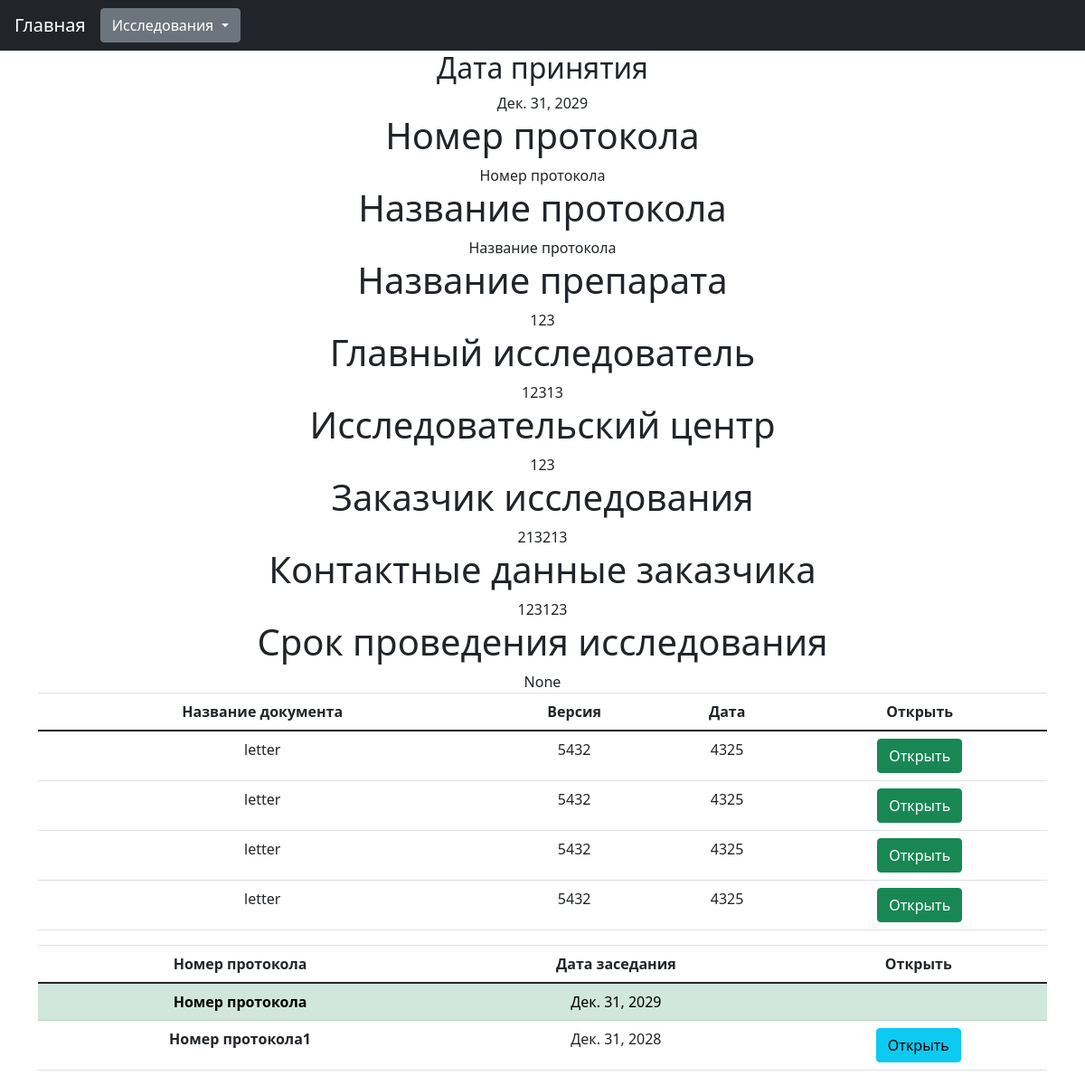
The app's page /research/WatchResearch/357/ with its own data.
### researchManager/models.py (models this page shows)
class Research(models.Model):
    type = models.CharField("Тип исследования", max_length=50, null=True, blank=True)
    type_request = models.CharField("Тип заявки", max_length=50, null=True, blank=True)
    owner = models.CharField("ОВНЕР", max_length=50, null=True, blank=True)
    identityCode = models.CharField("Код исследования", max_length=50, null=True, blank=True)
    date_accepted = models.DateField("Дата одобрения", blank=True, null=True)
    date_created = models.DateTimeField("Дата загрузки в систему", auto_now_add=True, null=True, blank=True)
    protocol_number = models.CharField("Номер протокола", max_length=50, null=True, blank=True)
    protocol_name = models.CharField("Название протокола", max_length=500, null=True, blank=True)
    work_name = models.CharField("Название работы", max_length=500, null=True, blank=True)
    division = models.CharField("Подразделение", max_length=500, null=True, blank=True)
    executor = models.CharField("Исполнитель", max_length=500, null=True, blank=True)
    specialization = models.CharField("Специализация", max_length=500, null=True, blank=True)
    managers = models.CharField("Менеджеры", max_length=500, null=True, blank=True)
    name_research = models.CharField("Название исследования", max_length=500, null=True, blank=True)
    drug_name = models.CharField("Название препарата", max_length=500, null=True, blank=True)
    main_researcher = models.CharField("Главвный исследователь", max_length=500, null=True, blank=True)
    research_center = models.CharField("Исследовательский центр", max_length=500, null=True, blank=True)
    customer = models.CharField("Заказчик", max_length=500, null=True, blank=True)
    customer_contacts = models.CharField("Контактные данные заказчика", max_length=500, null=True, blank=True)
    duration = models.DateTimeField("Дата окончания исследования", null=True, blank=True)
    class Meta:
        verbose_name = "Исследование"
        verbose_name_plural = "Исследования"
    def __str__(self):
        return self.protocol_number

class Files(models.Model):
    name = models.CharField("Название документа", max_length=150)
    version = models.CharField("Версия документа", max_length=50, null=True, blank=True)
    date = models.CharField("Дата документа", max_length=50, null=True, blank=True)
    file = models.FileField("Путь к файлу")
    research = models.ForeignKey(Research, on_delete=models.CASCADE, related_name='research_id')

### researchManager/views.py (the view)
# urls.py: path("WatchResearch/<int:researchId>/", views.WatchResearch.getResearch, name="watchResearch"),
    def getResearch(request, researchId):
        research, filesList, history = getResearchHistory(researchId)
        return render(request, "research/research.html", {
            'research': research,
            'filesList': filesList,
            'history': history,
        })

### researchManager/functions/loadResearch.py (called while the page is built)
def getResearchHistory(researchId):
    research = Research.objects.get(id=researchId)
    filesList = Files.objects.filter(research=research)
    history = []
    relatedResearchs = Research.objects.filter(identityCode=research.identityCode).order_by('-date_accepted')
    for historyResearch in relatedResearchs:
        historyFiles = Files.objects.filter(research=research)
        history.append({"historyResearch": historyResearch, "historyFiles": historyFiles})
    return research, filesList, history

### templates/research/research.html (shortened to what this page needs)
{% extends "base.html" %}
{% block content %}
{% if research.type == "clinicalResearch" %}
  {% include "research/watchResearch/clinicalResearch.html" %}
{% endif %}
{% if filesList %}
  <div class="col-12 text-center">
    <table class="table">
        <thead>
            <tr>
              <th scope="col">Название документа</th>
              <th scope="col">Версия</th>
              <th scope="col">Дата</th>
              <th scope="col">Открыть</th>
            </tr>
        </thead>
      <tbody>
      {% for file in filesList %}
        <tr>
          <td>{{ file.name }}</td>
          <td>{{ file.version }} </td>
          <td>{{ file.date }} </td>
          <td><a class="btn btn-success" href="{{ file.file.url }}" target="_blank">Открыть</a></td>
        </tr>
      {% endfor %}
      </tbody>
    </table>
  </div>
{% endif %}
<div class="col-12 text-center">
      <table class="table" >
        <thead>
          <tr >
            <th scope="col">Номер протокола</th>
            <th scope="col">Дата заседания</th>
            <th scope="col">Открыть</th>
          </tr>
        </thead>
        <tbody>
          {% for relatedResearch in history %}
          {% if relatedResearch.historyResearch == research %}
              <tr class="table-success">
          {% else %}
              <tr>
          {% endif %}
              <th scope="row">{{relatedResearch.historyResearch}}</th>
              <td>{{relatedResearch.historyResearch.date_accepted}}</td>
              <td>
          {% if relatedResearch.historyResearch != research %}
              <form action="{% url 'watchResearch' relatedResearch.historyResearch.id %}">
                <button type="submit" class="btn btn-info">Открыть</button></td>
          {% endif %}
              </td>
            </tr>
          {% endfor %}
        </tbody>
      </table>
  </div>
{% endblock %}

### templates/research/watchResearch/clinicalResearch.html
<div class="col-sm text-center">
    <div class="d-inline">
        {% if research.date_accepted %}
          <h2>Дата принятия</h2>
          {{ research.date_accepted }}
        {% endif %}
        <h1>Номер протокола</h1>
        {{ research.protocol_number }}
        <h1>Название протокола</h1>
        {{ research.protocol_name }}
        <h1>Название препарата</h1>
        {{ research.drug_name }}
        <h1>Главный исследователь</h1>
        {{ research.main_researcher }}
        <h1>Исследовательский центр</h1>
        {{ research.research_center }}
        <h1>Заказчик исследования</h1>
        {{ research.customer }}
        <h1>Контактные данные заказчика</h1>
        {{ research.customer_contacts }}
        <h1>Срок проведения исследования</h1>
        {{ research.duration }}
    </div>
</div>

### records on screen
Research: date_accepted "Дек. 31, 2029", protocol_number "Номер протокола", protocol_name "Название протокола", drug_name "123", main_researcher "12313", research_center "123", customer "213213", customer_contacts "123123", duration "None", historyResearch "Номер протокола", historyResearch.date_accepted "Дек. 31, 2029"
Files: name "letter", version "5432", date "4325"
Files: name "letter", version "5432", date "4325"
Files: name "letter", version "5432", date "4325"
Files: name "letter", version "5432", date "4325"
Research: historyResearch "Номер протокола1", historyResearch.date_accepted "Дек. 31, 2028", shows "Открыть"
